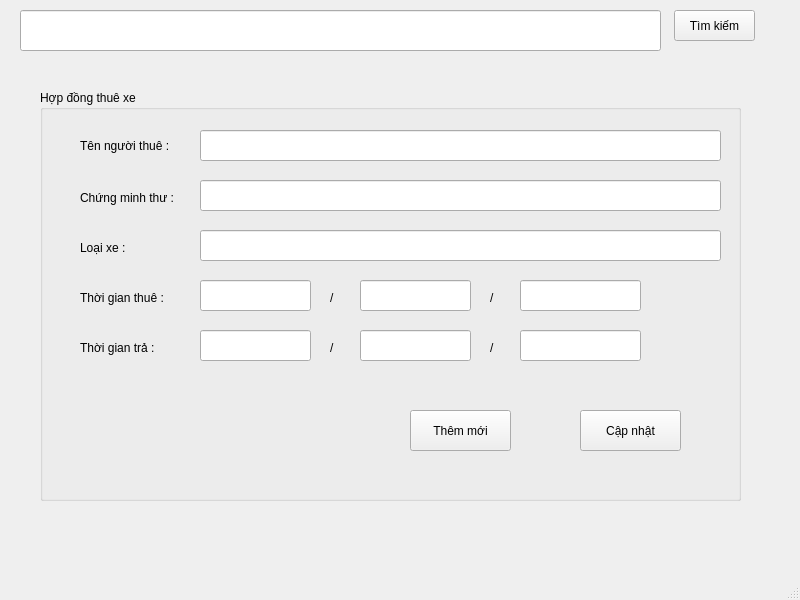
<?xml version="1.0" encoding="UTF-8"?>
<ui version="4.0">
 <class>MainWindow</class>
 <widget class="QMainWindow" name="MainWindow">
  <property name="geometry">
   <rect>
    <x>0</x>
    <y>0</y>
    <width>800</width>
    <height>600</height>
   </rect>
  </property>
  <property name="windowTitle">
   <string>MainWindow</string>
  </property>
  <widget class="QWidget" name="centralwidget">
   <widget class="QPushButton" name="btnFind">
    <property name="geometry">
     <rect>
      <x>674</x>
      <y>10</y>
      <width>81</width>
      <height>31</height>
     </rect>
    </property>
    <property name="text">
     <string>Tìm kiếm</string>
    </property>
   </widget>
   <widget class="QGroupBox" name="groupBox">
    <property name="geometry">
     <rect>
      <x>40</x>
      <y>90</y>
      <width>701</width>
      <height>411</height>
     </rect>
    </property>
    <property name="title">
     <string>Hợp đồng thuê xe</string>
    </property>
    <widget class="QLineEdit" name="linehoten">
     <property name="geometry">
      <rect>
       <x>160</x>
       <y>40</y>
       <width>521</width>
       <height>31</height>
      </rect>
     </property>
    </widget>
    <widget class="QLineEdit" name="linecmt">
     <property name="geometry">
      <rect>
       <x>160</x>
       <y>90</y>
       <width>521</width>
       <height>31</height>
      </rect>
     </property>
    </widget>
    <widget class="QLineEdit" name="lineloaixe">
     <property name="geometry">
      <rect>
       <x>160</x>
       <y>140</y>
       <width>521</width>
       <height>31</height>
      </rect>
     </property>
    </widget>
    <widget class="QLineEdit" name="linengaythue">
     <property name="geometry">
      <rect>
       <x>160</x>
       <y>190</y>
       <width>111</width>
       <height>31</height>
      </rect>
     </property>
    </widget>
    <widget class="QLineEdit" name="linethangthue">
     <property name="geometry">
      <rect>
       <x>320</x>
       <y>190</y>
       <width>111</width>
       <height>31</height>
      </rect>
     </property>
    </widget>
    <widget class="QLineEdit" name="linenamthue">
     <property name="geometry">
      <rect>
       <x>480</x>
       <y>190</y>
       <width>121</width>
       <height>31</height>
      </rect>
     </property>
    </widget>
    <widget class="QLineEdit" name="linengaytra">
     <property name="geometry">
      <rect>
       <x>160</x>
       <y>240</y>
       <width>111</width>
       <height>31</height>
      </rect>
     </property>
    </widget>
    <widget class="QLineEdit" name="linethangtra">
     <property name="geometry">
      <rect>
       <x>320</x>
       <y>240</y>
       <width>111</width>
       <height>31</height>
      </rect>
     </property>
    </widget>
    <widget class="QLineEdit" name="linenamtra">
     <property name="geometry">
      <rect>
       <x>480</x>
       <y>240</y>
       <width>121</width>
       <height>31</height>
      </rect>
     </property>
    </widget>
    <widget class="QPushButton" name="btnThemmoi">
     <property name="geometry">
      <rect>
       <x>370</x>
       <y>320</y>
       <width>101</width>
       <height>41</height>
      </rect>
     </property>
     <property name="text">
      <string>Thêm mới</string>
     </property>
    </widget>
    <widget class="QPushButton" name="btnCapnhat">
     <property name="geometry">
      <rect>
       <x>540</x>
       <y>320</y>
       <width>101</width>
       <height>41</height>
      </rect>
     </property>
     <property name="text">
      <string>Cập nhật</string>
     </property>
    </widget>
    <widget class="QLabel" name="label">
     <property name="geometry">
      <rect>
       <x>40</x>
       <y>40</y>
       <width>101</width>
       <height>31</height>
      </rect>
     </property>
     <property name="text">
      <string>Tên người thuê :</string>
     </property>
    </widget>
    <widget class="QLabel" name="label_2">
     <property name="geometry">
      <rect>
       <x>40</x>
       <y>100</y>
       <width>101</width>
       <height>16</height>
      </rect>
     </property>
     <property name="text">
      <string>Chứng minh thư :</string>
     </property>
    </widget>
    <widget class="QLabel" name="label_3">
     <property name="geometry">
      <rect>
       <x>40</x>
       <y>150</y>
       <width>49</width>
       <height>16</height>
      </rect>
     </property>
     <property name="text">
      <string>Loại xe :</string>
     </property>
    </widget>
    <widget class="QLabel" name="label_4">
     <property name="geometry">
      <rect>
       <x>40</x>
       <y>200</y>
       <width>101</width>
       <height>16</height>
      </rect>
     </property>
     <property name="text">
      <string>Thời gian thuê :</string>
     </property>
    </widget>
    <widget class="QLabel" name="label_5">
     <property name="geometry">
      <rect>
       <x>40</x>
       <y>250</y>
       <width>91</width>
       <height>16</height>
      </rect>
     </property>
     <property name="text">
      <string>Thời gian trả :</string>
     </property>
    </widget>
    <widget class="QLabel" name="label_6">
     <property name="geometry">
      <rect>
       <x>290</x>
       <y>200</y>
       <width>16</width>
       <height>16</height>
      </rect>
     </property>
     <property name="text">
      <string>/</string>
     </property>
    </widget>
    <widget class="QLabel" name="label_7">
     <property name="geometry">
      <rect>
       <x>450</x>
       <y>200</y>
       <width>16</width>
       <height>16</height>
      </rect>
     </property>
     <property name="text">
      <string>/</string>
     </property>
    </widget>
    <widget class="QLabel" name="label_8">
     <property name="geometry">
      <rect>
       <x>290</x>
       <y>250</y>
       <width>16</width>
       <height>16</height>
      </rect>
     </property>
     <property name="text">
      <string>/</string>
     </property>
    </widget>
    <widget class="QLabel" name="label_9">
     <property name="geometry">
      <rect>
       <x>450</x>
       <y>250</y>
       <width>16</width>
       <height>16</height>
      </rect>
     </property>
     <property name="text">
      <string>/</string>
     </property>
    </widget>
   </widget>
   <widget class="QLineEdit" name="lineEdit">
    <property name="geometry">
     <rect>
      <x>20</x>
      <y>10</y>
      <width>641</width>
      <height>41</height>
     </rect>
    </property>
   </widget>
  </widget>
  <widget class="QMenuBar" name="menubar">
   <property name="geometry">
    <rect>
     <x>0</x>
     <y>0</y>
     <width>800</width>
     <height>22</height>
    </rect>
   </property>
  </widget>
  <widget class="QStatusBar" name="statusbar"/>
 </widget>
 <resources/>
 <connections/>
</ui>
